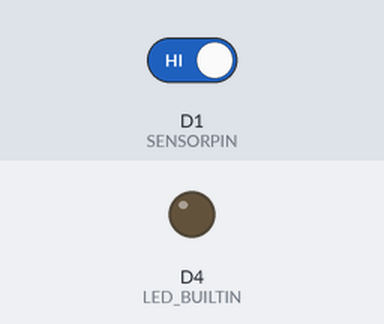
The sketch below on a simulated ESP8266 (NodeMCU). Parts: output pins drawn as LEDs (lit = HIGH, except the on-board LED, lit = LOW). The inputs (shaded band) are chosen by the test bench; at power-on: D1 (SENSORPIN) HIGH. WiFi joins after 1.5 s; servers stay silent unless stated; random numbers use the default seed unless the sketch sets one; what the sketch prints to the serial monitor is not drawn.

Above: at 8.7 s.
8.8 s: D1 (SENSORPIN) driven LOW
At 10.0 s:
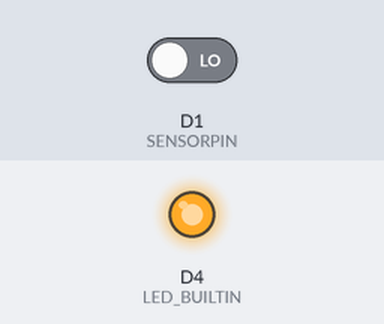
10.3 s: D1 (SENSORPIN) driven HIGH
At 11.4 s:
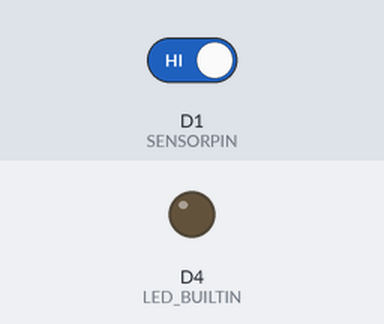
Timing chart, 0 to 12.8 s (numbered marks = the images above; inputs shaded):
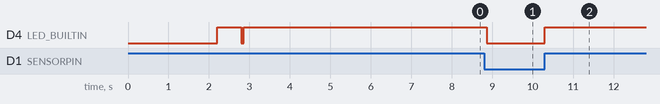

The sketch:

CronoWeb5.ino
```cpp
#include <ESP8266WiFi.h>
#include <ESP8266WebServer.h>
#include <WebSocketsServer.h>
//#include <ESP8266mDNS.h>
#include "template.h"
#include "template2.h"

#define LED_BUILTIN 2
#define TRIGGERPIN D2
#define ECHOPIN    D3
#define SENSORPIN  D1
#define GATE       2    // 1 o 2 para Gate1 y Gate2 respectivamente

// Your WiFi credentials
char ssid[] = "CronoAP"; // "dlink-E090";
char pass[] = "wxdai25760";
IPAddress ip1(192, 168, 4, 115);
IPAddress ip2(192, 168, 4, 118);
IPAddress gateway(192, 168, 4, 1);  // IP Address of your WiFi Router (Gateway)
IPAddress subnet(255, 255, 255, 0); // Subnet mask
String gate1 = "CronoGate1";
String gate2 = "CronoGate2";
String hostName = "";

// Chrono Counter variables
int blink = HIGH;
boolean gateOpen = true;
long lastSent = 0;

// Internal Web application
ESP8266WebServer server(80);

// Websockets configuration
WebSocketsServer webSocket = WebSocketsServer(81);

void setup()
{
  // Debug console
  Serial.begin(9600);
  delay(1000);

  // Digital pins configuration
  pinMode(LED_BUILTIN, OUTPUT);
  pinMode(TRIGGERPIN, OUTPUT);
  pinMode(ECHOPIN, INPUT);
  pinMode(SENSORPIN, INPUT_PULLUP);

  if(GATE==1){
    // Fijamos nombre de red
    hostName = gate1;
    WiFi.hostname(hostName);

    // Activamos el Wifi Access Point solo en Gate 1
    Serial.print("Creating Access Point ");
    Serial.println(ssid);

    WiFi.mode(WIFI_AP);
    WiFi.softAPConfig(ip1, gateway, subnet);
    while(!WiFi.softAP(ssid, pass)){
      delay(600);
      blink = !blink;
      digitalWrite(LED_BUILTIN, blink);
      Serial.print(".");
    }
    Serial.println("Ready");

    Serial.println("");
    Serial.print("Access Point IP address: ");
    Serial.println(WiFi.softAPIP());
  }
  else{
    // Fijamos nombre de red
    hostName = gate2;
    WiFi.hostname(hostName);

    // Conectamos a la red WiFi
    Serial.print("Connecting to ");
    Serial.println(ssid);
    /* Configuramos el ESP8266 como cliente WiFi. Si no lo hacemos
       se configurará como cliente y punto de acceso al mismo tiempo */
    WiFi.mode(WIFI_STA); // Modo cliente WiFi
    WiFi.config(ip2, gateway, subnet);
    WiFi.begin(ssid, pass);

    // Esperamos a que estemos conectados a la red WiFi
    while (WiFi.status() != WL_CONNECTED) {
      delay(600);
      blink = !blink;
      digitalWrite(LED_BUILTIN, blink);
      Serial.print(".");
    }
    //WiFi.config(ip2, WiFi.gatewayIP(), WiFi.subnetMask());
    WiFi.setAutoReconnect(true);
    Serial.println("");
    Serial.println("WiFi connected");
    Serial.print("IP address: ");
    Serial.println(WiFi.localIP()); // Mostramos la IP
  }

  // Activamos web server
  server.on("/", handleRoot);
  server.on("/ko", handleKo);
  server.onNotFound(handleNotFound);
  server.begin();
  Serial.println("HTTP server started");

  // Activamos websockets server
  webSocket.begin();
  webSocket.onEvent(webSocketEvent);
  Serial.println("WebSocket started");

  // configuracion nombre mDNS
  //if(MDNS.begin(hostName))
  //  Serial.println("mDNS started");
  Serial.println("");

}

void loop()
{
  // Check for object detected
  gateOpen = objectDetected();
  if(gateOpen){
    // Envia Open inmediatamente
    sendStatus(gateOpen);
    Serial.println("Object detected into Gate");
    digitalWrite(LED_BUILTIN, HIGH);
    delay(500); // To avoid spoureous
  }
  else{
    digitalWrite(LED_BUILTIN, LOW);
    // Envia Close cada 800 millisegundos
    if(millis()-lastSent>800){
      sendStatus(gateOpen);
      lastSent = millis();
    }
  }

  // maneja peticiones Http y Websocket
  server.handleClient();
  webSocket.loop();

  // actualiza mDNS
  //MDNS.update();

}

boolean objectDetected() // Check for object detection
{
  int status = digitalRead(SENSORPIN);
  if( status == HIGH) return true; // LOW en version anterior
  return false;
}

void handleRoot() {
  Serial.println("Into handleRoot()...");
  // Returns Web Application to manage the chrono - timectrial
  server.send(200, "text/html", INDEX_HTML);
}

void handleKo() {
  Serial.println("Into handleKo()...");
  // Returns Web Application to manage the chrono - KO system
  server.send(200, "text/html", KO_HTML);
}

void handleNotFound() {
  // Returns "page not found" error message
  String message = "Endpoint Not Found\n\n";
  message += "URI: ";
  message += server.uri();
  message += "\nMethod: ";
  message += (server.method() == HTTP_GET) ? "GET" : "POST";
  message += "\nArguments: ";
  message += server.args();
  message += "\n";
  for (uint8_t i = 0; i < server.args(); i++) {
    message += " " + server.argName(i) + ": " + server.arg(i) + "\n";
  }
  server.send(404, "text/plain", message);
}

void webSocketEvent(uint8_t num, WStype_t type, uint8_t * payload, size_t length) {
    switch(type) {
        case WStype_DISCONNECTED:
          Serial.printf("[%u] Disconnected!\n", num);
          break;
        case WStype_CONNECTED:
          {
          IPAddress ip = webSocket.remoteIP(num);
          Serial.printf("[%u] Connected from %d.%d.%d.%d url: %s\n", num, ip[0], ip[1], ip[2], ip[3], payload);
          }
          break;
        case WStype_TEXT:
          {
          Serial.printf("[%u] get Text: %s\n", num, payload);
          // tratar comandos start/stop (deprecated)
          if(strcmp("start", (const char *)payload) == 0) {
            //handleStart();
          }
          else if(strcmp("stop", (const char *)payload) == 0) {
            //handleStop();
          }
          else {
            Serial.println("Unknown command");
          }
          }
          break;
    }
}

void sendStatus(boolean status){
  if(GATE==1){
    if(status==true)
      webSocket.broadcastTXT("g1KO");
    else
      webSocket.broadcastTXT("g1OK");
  }
  else{
    if(status==true)
      webSocket.broadcastTXT("g2KO");
    else
      webSocket.broadcastTXT("g2OK");
  }
}
```

template.h
```cpp
const char INDEX_HTML[] PROGMEM = R"=====(
<!DOCTYPE html>
<html>
<head>
<meta charset="ISO-8859-1">
<meta name="viewport" content="width=device-width, initial-scale=1">
<title>CronoWeb (Time Trial)</title>

<script>
  var connection1 = new WebSocket('ws://192.168.4.115:81/', ['arduino']);
  var connection2 = new WebSocket('ws://192.168.4.118:81/', ['arduino']);
  var starttime = null;
  var timer = null;
  var audioContext = AudioContext && new AudioContext();

  function beep(amp, freq, ms){//amp:0..100, freq in Hz, ms
    if (!audioContext) return;
    var osc = audioContext.createOscillator();
    var gain = audioContext.createGain();
    osc.connect(gain);
    osc.value = freq;
    gain.connect(audioContext.destination);
    gain.gain.value = amp/100;
    osc.start(audioContext.currentTime);
    osc.stop(audioContext.currentTime+ms/1000);
  }

  function showTime(crono){
    var bio = document.getElementById(crono);
    var now = millis();
    var n = (now - starttime) / 1000;
    bio.innerHTML = parseFloat(n).toFixed(3);
    //console.log('Into showTime()');
  }

  function showCronoTime(){
    showTime('crono');
  }

  function resetTime(crono){
    var bio = document.getElementById(crono);
    bio.innerHTML = '0.000';
    starttime = null;
    console.log('Into resetTime()');
  }

  function showGateStatus(element, state){
    if(state.includes('g1KO'))
      empezar();
    else if(state.includes('g2KO'))
      detener('crono');
    var gate = document.getElementById(element);
    if(state.includes('OK'))
      gate.style.background = 'orange';
    else if(state.includes('KO'))
      gate.style.background = 'red';
  }

  function millis(){
    var now = new Date();
    return now.getTime();
  }

  function empezar(){
    if(timer==null && starttime==null){
      starttime = millis();
      beep(100, 3000, 300); // 300 msec beep
      timer = window.setInterval(showCronoTime, 50);
      //console.log('Startime0 = '+starttime);
    }
  }

	function detener(crono){
    if(timer!=null){
      clearInterval(timer);
      showTime(crono);
      timer = null;
      beep(100, 3000, 300); // 300 msec beep
    }
    console.log('Startime1 = '+starttime);
	}

  function detenerAll(){
    if(timer==null){
      resetTime('crono');
      console.log('All reset');
    }
    else
      detener('crono');
  }

  function start(){
    //connection = new WebSocket('ws://' + location.hostname + ':81/', ['arduino']);
    connection1.onopen = function(){
      console.log('Connect ' + new Date());
      var but = document.getElementById('butStart');
      but.style.display='block';
    };
    connection1.onerror = function(error){
      console.log('WebSocket1 Error ', error);
      showGateStatus('g1status', 'blue');
    };
    connection1.onmessage = function(e){
      console.log('WebSocket1: ', e.data);
      showGateStatus('g1status', e.data);
    };
    connection1.onclose = function(){
      console.log('WebSocket1 connection closed');
      showGateStatus('g1status', 'blue');
    };

    connection2.onopen = function(){
      console.log('Connect ' + new Date());
      var but = document.getElementById('butStart');
      but.style.display='block';
    };
    connection2.onerror = function(error){
      console.log('WebSocket2 Error ', error);
      showGateStatus('g2status', 'blue');
    };
    connection2.onmessage = function(e){
      console.log('WebSocket2: ', e.data);
      showGateStatus('g2status', e.data);
    };
    connection2.onclose = function(){
      console.log('WebSocket connection closed');
      showGateStatus('g2status', 'blue');
    };
  }

	</script>

	<style>
	.crono_wrapper {text-decoration: none; font-size: 32px; margin: 2px; text-align:center; width:100%; min-width: 300px;}
	html {font-family: Helvetica; display: inline-block; margin: 0px auto; text-align: center;}
  .button { background-color: #195B6A; border: none; color: white; padding: 16px 30px; width:100%;
    text-decoration: none; font-size: 22px; margin: 2px; cursor: pointer;}
  .button2 { display: none; background-color: #77878A;} }
  .gate_wrapper { padding:2px; marging:2px; width:100%; background-color: blue; border-radius: 6px 6px 6px 6px;}
  hr { width:100%; height:3px; background: #000 }
  table { width:100%; text-decoration: none; font-size: 16px; text-align:center; }
  th, td {padding: 2px 4px 2px 2px; }
	</style>

</head>
<body onload="javascript:start();">

  <h3>CronoWeb (Time Trial)</h3>
  <hr>
	<div class="crono_wrapper">
		<h1 id='crono'>0.000</h1>
	</div>
	<p><button class="button" onclick="detenerAll();">STOP</button></p>
	<p><button id="butStart" class="button" onclick="empezar();">START</button></p>
	<hr>
	<table>
    <tr>
      <th>Gate 1</th>
      <th>Gate 2</th>
    </tr>
    <tr>
      <td><div id='g1status' class="gate_wrapper">.</div></td>
      <td><div id='g2status' class="gate_wrapper">.</div></td>
    </tr>
  </table>
  <hr>
  <a href="./ko">Go to KO System</a>

</body>
</html>
)=====";
```

template2.h
```cpp
const char KO_HTML[] PROGMEM = R"=====(
<!DOCTYPE html>
<html>
<head>
<meta charset="ISO-8859-1">
<meta name="viewport" content="width=device-width, initial-scale=1">
<title>CronoWeb (KO System)</title>

<script>
  var connection1 = new WebSocket('ws://192.168.4.115:81/', ['arduino']);
  var connection2 = new WebSocket('ws://192.168.4.118:81/', ['arduino']);
  var starttime = null;
  var timer1 = null;
  var timer2 = null;
  var audioContext = AudioContext && new AudioContext();

  function beep(amp, freq, ms){//amp:0..100, freq in Hz, ms
    if (!audioContext) return;
    var osc = audioContext.createOscillator();
    var gain = audioContext.createGain();
    osc.connect(gain);
    osc.value = freq;
    gain.connect(audioContext.destination);
    gain.gain.value = amp/100;
    osc.start(audioContext.currentTime);
    osc.stop(audioContext.currentTime+ms/1000);
  }

  function showTime(crono){
    var bio = document.getElementById(crono);
    var now = millis();
    var n = (now - starttime) / 1000;
    bio.innerHTML = parseFloat(n).toFixed(3);
    //console.log('Into showTime()');
  }

  function showCrono1Time(){
    showTime('crono1');
  }

  function showCrono2Time(){
    showTime('crono2');
  }

  function resetTime(crono){
    var bio = document.getElementById(crono);
    bio.innerHTML = '0.000';
    starttime = null;
    //console.log('Into resetTime()');
  }

  function showGateStatus(element, state){
    if(state.includes('g1KO'))
      detener('crono1', timer1);
    else if(state.includes('g2KO'))
      detener('crono2', timer2);
    var gate = document.getElementById(element);
    if(state.includes('OK'))
      gate.style.background = 'orange';
    else if(state.includes('KO'))
      gate.style.background = 'red';
  }

  function millis(){
    var now = new Date();
    return now.getTime();
  }

  function empezar(){
    if(timer1==null && timer2==null && starttime==null){
      beep(100, 800, 1000); // 1,5 sec beep
      setTimeout(function(){
        beep(100, 1200, 500); // 1 sec beep
        }, 1500);
      setTimeout(function(){
        beep(100, 3000, 300); // 300 msec beep
        beep(100, 3000, 300); // 300 msec beep
        starttime = millis();
        timer1 = window.setInterval(showCrono1Time, 50);
        timer2 = window.setInterval(showCrono2Time, 50);
        //console.log('Startime0 = '+starttime);
        }, 2600+Math.random()*300);
    }
  }

  function detener(crono, timer){
    if(timer!=null){
      if(crono.includes('crono1')){
        clearInterval(timer1);
        showTime(crono);
        timer1 = null;
      }
      else{
        clearInterval(timer2);
        showTime(crono);
        timer2 = null;
      }
      beep(100, 3000, 300); // 300 msec beep
      console.log('Detenido timer para '+crono);
    }
    console.log('Startime1 = '+starttime);
  }

  function detenerAll(){
    console.log('Into detenerAll()');
    if(timer1==null && timer2==null){
      resetTime('crono1');
      resetTime('crono2');
      console.log('All reset');
    }
    else{
      if(timer1!=null)
        detener('crono1', timer1);
      if(timer2!=null)
        detener('crono2', timer2);
    }
  }

  function start(){
    //connection = new WebSocket('ws://' + location.hostname + ':81/', ['arduino']);
    connection1.onopen = function(){
      console.log('Connect ' + new Date());
      var but = document.getElementById('butStart');
      but.style.display='block';
    };
    connection1.onerror = function(error){
      console.log('WebSocket1 Error ', error);
      showGateStatus('g1status', 'blue');
    };
    connection1.onmessage = function(e){
      console.log('WebSocket1: ', e.data);
      showGateStatus('g1status', e.data);
    };
    connection1.onclose = function(){
      console.log('WebSocket1 connection closed');
      showGateStatus('g1status', 'blue');
    };

    connection2.onopen = function(){
      console.log('Connect ' + new Date());
      var but = document.getElementById('butStart');
      but.style.display='block';
    };
    connection2.onerror = function(error){
      console.log('WebSocket2 Error ', error);
      showGateStatus('g2status', 'blue');
    };
    connection2.onmessage = function(e){
      console.log('WebSocket2: ', e.data);
      showGateStatus('g2status', e.data);
    };
    connection2.onclose = function(){
      console.log('WebSocket connection closed');
      showGateStatus('g2status', 'blue');
    };
  }

	</script>

	<style>
	.crono_wrapper {text-decoration: none; font-size: 28px; margin: 2px; text-align:center; width:100%; min-width: 150px;}
	html {font-family: Helvetica; display: inline-block; margin: 0px auto; text-align: center;}
  .button { background-color: #195B6A; border: none; color: white; padding: 16px 30px; width:100%;
    text-decoration: none; font-size: 22px; margin: 2px; cursor: pointer;}
  .button2 { display: none; background-color: #77878A;} }
  .gate_wrapper { padding:2px; marging:2px; width:100%; background-color: blue; border-radius: 6px 6px 6px 6px;}
  hr { width:100%; height:3px; background: #000 }
  table { width:100%; text-decoration: none; font-size: 16px; text-align:center; }
  th, td {padding: 2px 4px 2px 2px; }
	</style>

</head>
<body onload="javascript:start();">

  <h3>CronoWeb (KO System)</h3>
  <hr>
  <table>
    <tr>
      <td><div class="crono_wrapper"><h1 id='crono1'>0.000</h1></div></td>
      <td><div class="crono_wrapper"><h1 id='crono2'>0.000</h1></div></td>
    </tr>
  </table>

	<p><button class="button" onclick="detenerAll();">STOP</button></p>
	<p><button id="butStart" class="button" onclick="empezar();">START</button></p>
	<hr>
	<table>
    <tr>
      <th>Gate 1</th>
      <th>Gate 2</th>
    </tr>
    <tr>
      <td><div id='g1status' class="gate_wrapper">.</div></td>
      <td><div id='g2status' class="gate_wrapper">.</div></td>
    </tr>
  </table>
  <hr>
  <a href="./">Go to Time Trial</a>

</body>
</html>
)=====";
```

Measured:
- after the input at 8.8 s, D4 (LED_BUILTIN): HIGH → LOW after 0.06 s
- after the input at 10.3 s, D4 (LED_BUILTIN): LOW → HIGH at once
